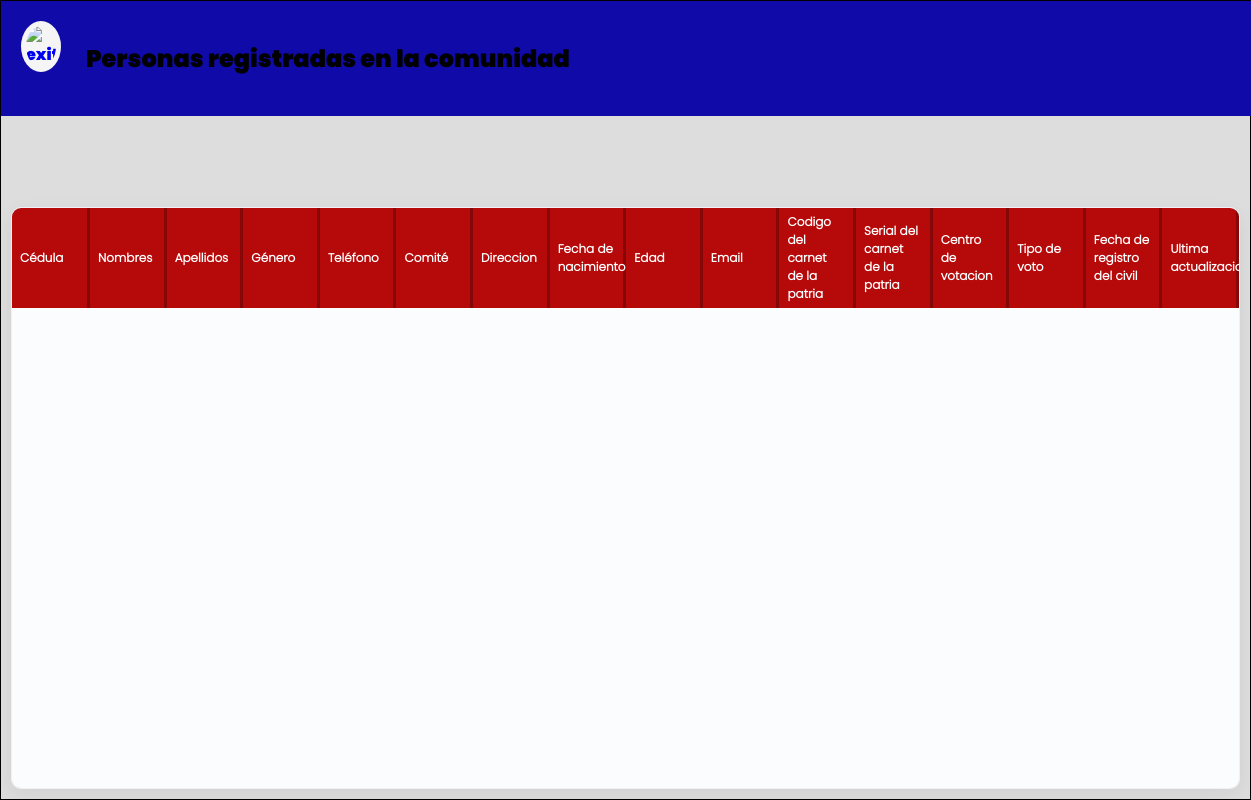
The page /views/register-civil/read/index.php on the database as committed earlier.
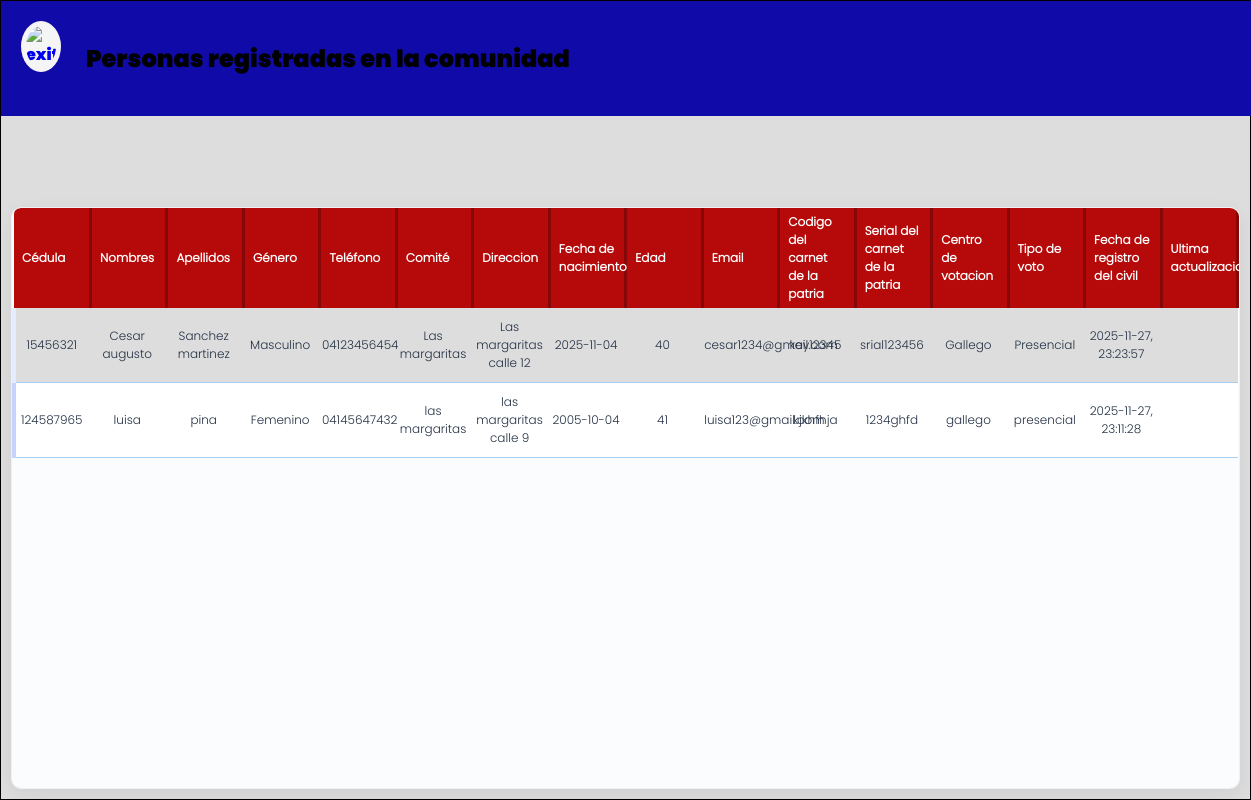
The same page on the database as committed later.
### tables this page shows
CREATE TABLE "People_Data" (
	ID_CI INTEGER PRIMARY KEY,
    FirstName VARCHAR(100) NOT NULL,
    LastName VARCHAR(100) NOT NULL,
    Sex CHAR(9) CHECK(Sex = 'Masculino' OR Sex = 'Femenino'),
    Phone_Number VARCHAR(20),
    Committee_Name VARCHAR(255),
    "Address_Civil" TEXT,
    Birth_Date DATE,
    Age INT,
    Email_Address VARCHAR(255),
    Patria_Card_Code VARCHAR(50),
    Patria_Card_Serial VARCHAR(50),
    Voting_Center VARCHAR(255),
    Vote_Type VARCHAR(50),
    Create_Date TEXT DEFAULT (datetime('now','localtime')),
    Update_Date TEXT

);

### views/register-civil/read/index.php (the view, shortened to what this page needs)
<?php
$db = conexionDB();
if(!empty($db)){
    $sql = $db->prepare('SELECT * FROM People_Data');
    $sql->execute();
    $civiles=$sql->fetchAll(PDO::FETCH_ASSOC);
}
?>
<!DOCTYPE html>
<html lang="en">
<head>
    <link rel="stylesheet" href="../../assets/css/register-civil-style.css">
</head>
<body>
    <section class="read-all-cont">
            <header class="header-registradas">
                <a href="../../main-menu/index.php"><img src="../../assets/imgs/icons/arrow-left.svg" alt="exit" class="exit"></a>
                <h2>Personas registradas en la comunidad</h2>
            </header>
        <div class="table-container">
            <table>
                <thead>
                    <tr>
                        <th>Cédula</th>
                        <th>Nombres</th>
                        <th>Apellidos</th>
                        <th>Género</th>
                        <th>Teléfono</th>
                        <th>Comité</th>
                        <th>Direccion</th>
                        <th>Fecha de nacimiento</th>
                        <th>Edad</th>
                        <th>Email</th>
                        <th>Codigo del carnet de la patria</th>
                        <th>Serial del carnet de la patria</th>
                        <th>Centro de votacion</th>
                        <th>Tipo de voto</th>
                        <th>Fecha de registro del civil</th>
                        <th>Ultima actualizacion</th>
                    </tr>
                </thead>
                <tbody>
                    <?php if(is_array($civiles)): ?>
                    <?php foreach ($civiles as $civil): ?>
                        <tr>
                            <td><?php echo $civil['ID_CI'] ?></td>
                            <td><?php echo htmlspecialchars($civil['FirstName']) ?></td>
                            <td><?php echo htmlspecialchars($civil['LastName']) ?></td>
                            <td><?php echo htmlspecialchars($civil['Sex']) ?></td>
                            <td><?php echo $civil['Phone_Number'] ?></td>
                            <td><?php echo htmlspecialchars($civil['Committee_Name']) ?></td>
                            <td><?php echo htmlspecialchars($civil['Address_Civil']) ?></td>
                            <td><?php echo $civil['Birth_Date'] ?></td>
                            <td><?php echo $civil['Age'] ?></td>
                            <td><?php echo htmlspecialchars($civil['Email_Address']) ?></td>
                            <td><?php echo htmlspecialchars($civil['Patria_Card_Code']) ?></td>
                            <td><?php echo htmlspecialchars($civil['Patria_Card_Serial']) ?></td>
                            <td><?php echo htmlspecialchars($civil['Voting_Center']) ?></td>
                            <td><?php echo htmlspecialchars($civil['Vote_Type']) ?></td>
                            <td><?php echo $civil['Create_Date'] ?></td>
                            <td><?php echo $civil['Update_Date'] ?></td>
                        </tr>
                    <?php endforeach; ?>
                    <?php endif ?>
                </tbody>
            </table>
        </div>
    </section>
</body>
</html>

### views/assets/css/register-civil-style.css (style rules this page uses)
body { font-family: 'Poppins', Arial, Helvetica, sans-serif; background-color: #DDDDDD; margin: 0; padding: 0; overflow: hidden; }
.exit { position: absolute; top: 20px; left: 20px; width: 30px; cursor: pointer; background-color: whitesmoke; padding: 5px; border-radius:50% ; }
.read-all-cont { width: 100%; display: grid; box-sizing: border-box; height: 100dvh; grid-template-columns: 2fr 1fr; grid-template-rows: 120px 1fr; grid-template-areas: " header header" " table table table"; border: solid 1px black; }
.header-registradas { display: grid; grid-template-columns: 50px 1fr; gap: 15px; width: 100%; padding: 20px; background-color: #100aa8; grid-area: header; align-items: center; min-height: fit-content; position: absolute; }
.table-container { background-color: #fbfcfd; overflow:scroll; width: fit-content; min-width:fit-content ; height: 580px; margin: 10px; box-shadow: 0 6px 20px rgba(0, 0, 0, 0.06); border-radius: 10px; grid-area: table; font-size: 12px; font-family: 'Poppins-light', Arial, Helvetica, sans-serif; border: 1px solid #eef2f6; }
.table-container table { border-collapse: collapse; width: fit-content; table-layout: fixed; min-width: 800px; background: transparent; overflow-Y: scroll; }
.table-container tbody td { padding:10px 5px 10px 2px; font-size: 12px; width: 500px; text-align: center; color: #233043; border-bottom: 1px solid #a7cdf3; vertical-align: middle; overflow: visible; white-space:normal; }
.table-container tbody tr { transition: all ease .2s; margin-left: 1opx; }
.table-container tbody tr:nth-child(even) { background-color: #ffffff; border-left: 4px solid #c7d2ff; }
.table-container tbody tr:nth-child(odd) { background-color: #DDDDDD; border-left: 4px solid #e6ecff; }
.table-container thead th:first-child { border-radius: 6px 0 0 0; }
.table-container thead th:last-child { border-radius: 0 6px 0 0; }

Rows that differ between the two databases and show on the page:
added people_data: ID_CI "15456321", FirstName "Cesar augusto", LastName "Sanchez martinez", Sex "Masculino", Phone_Number "04123456454", Committee_Name "Las margaritas", Address_Civil "Las margaritas calle 12", Birth_Date "2025-11-04", Age "40", Email_Address "cesar1234@gmail.com", Patria_Card_Code "key12345", Patria_Card_Serial "srial123456", Voting_Center "Gallego", Vote_Type "Presencial", Create_Date "2025-11-27, 23:23:57"
added people_data: ID_CI "124587965", FirstName "luisa", LastName "pina", Sex "Femenino", Phone_Number "04145647432", Committee_Name "las margaritas", Address_Civil "las margaritas calle 9", Birth_Date "2005-10-04", Age "41", Email_Address "luisa123@gmail.com", Patria_Card_Code "kjkhfhja", Patria_Card_Serial "1234ghfd", Voting_Center "gallego", Vote_Type "presencial", Create_Date "2025-11-27, 23:11:28"
